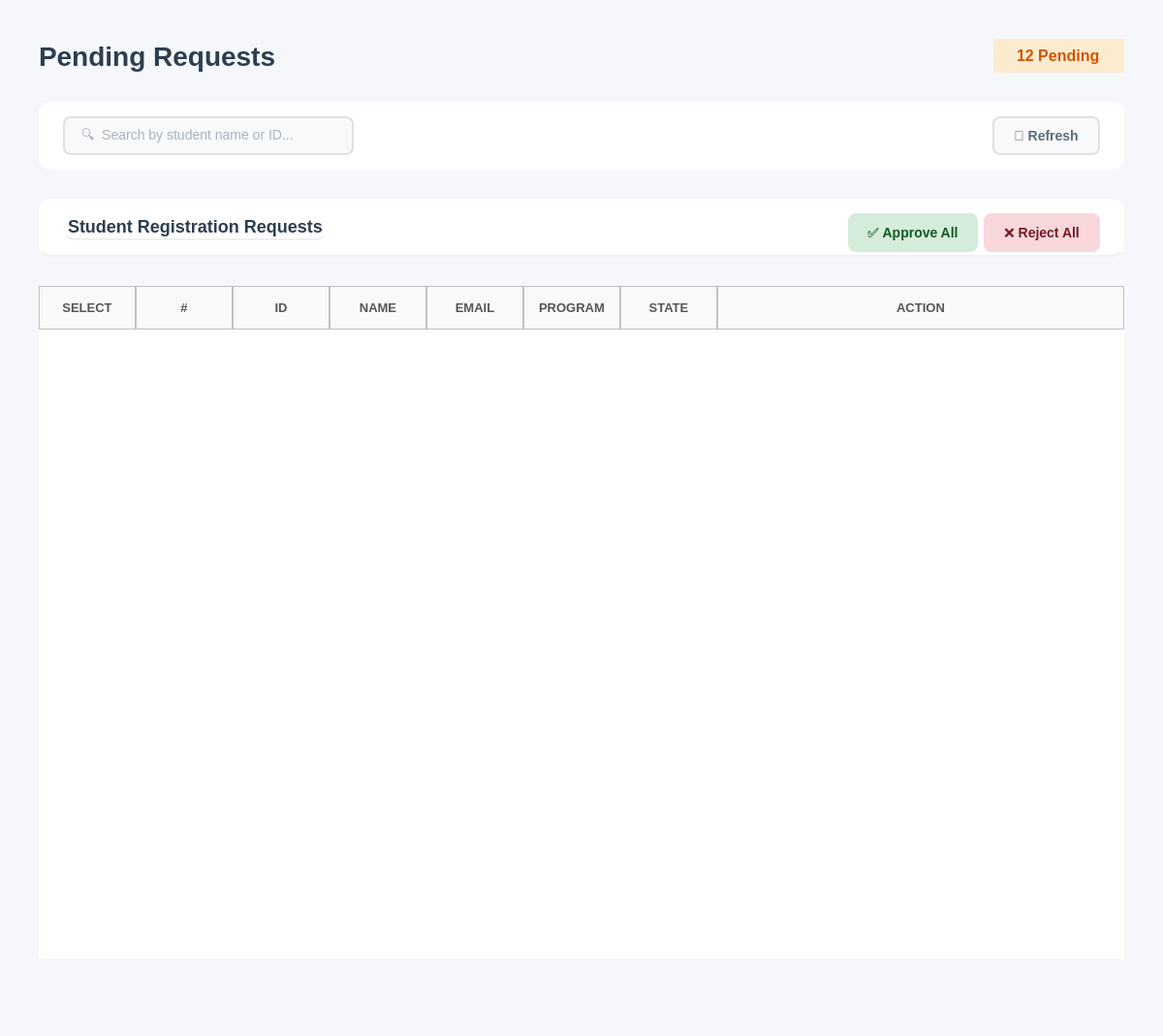
<?xml version="1.0" encoding="UTF-8"?>
<ui version="4.0">
 <class>PendingRequestsWidget</class>
 <widget class="QWidget" name="PendingRequestsWidget">
  <property name="geometry">
   <rect>
    <x>0</x>
    <y>0</y>
    <width>1200</width>
    <height>1069</height>
   </rect>
  </property>
  <property name="windowTitle">
   <string>Pending Requests</string>
  </property>
  <property name="styleSheet">
   <string notr="true">background-color: #f5f7fa;</string>
  </property>
  <layout class="QVBoxLayout" name="mainLayout">
   <property name="spacing">
    <number>30</number>
   </property>
   <property name="leftMargin">
    <number>40</number>
   </property>
   <property name="topMargin">
    <number>40</number>
   </property>
   <property name="rightMargin">
    <number>40</number>
   </property>
   <property name="bottomMargin">
    <number>20</number>
   </property>
   <item>
    <layout class="QHBoxLayout" name="headerLayout">
     <item>
      <widget class="QLabel" name="titleLabel">
       <property name="styleSheet">
        <string notr="true">font-size: 28px; font-weight: bold; color: #2c3e50; background: transparent;</string>
       </property>
       <property name="text">
        <string>Pending Requests</string>
       </property>
      </widget>
     </item>
     <item>
      <spacer name="headerSpacer">
       <property name="orientation">
        <enum>Qt::Orientation::Horizontal</enum>
       </property>
       <property name="sizeHint" stdset="0">
        <size>
         <width>40</width>
         <height>20</height>
        </size>
       </property>
      </spacer>
     </item>
     <item>
      <widget class="QLabel" name="labelPendingCount">
       <property name="styleSheet">
        <string notr="true">font-size: 16px; color: #d35400; /* dark warm orange text */ font-weight: bold; background-color: #fdebd0; /* light soft orange background */ padding: 8px 20px; border-radius: 20px;</string>
       </property>
       <property name="text">
        <string>12 Pending</string>
       </property>
      </widget>
     </item>
    </layout>
   </item>
   <item>
    <widget class="QFrame" name="filterFrame">
     <property name="minimumSize">
      <size>
       <width>0</width>
       <height>70</height>
      </size>
     </property>
     <property name="maximumSize">
      <size>
       <width>16777215</width>
       <height>70</height>
      </size>
     </property>
     <property name="styleSheet">
      <string notr="true">background-color: white; border-radius: 12px;</string>
     </property>
     <property name="frameShape">
      <enum>QFrame::Shape::StyledPanel</enum>
     </property>
     <layout class="QHBoxLayout" name="filterLayout">
      <property name="leftMargin">
       <number>25</number>
      </property>
      <property name="topMargin">
       <number>15</number>
      </property>
      <property name="rightMargin">
       <number>25</number>
      </property>
      <property name="bottomMargin">
       <number>15</number>
      </property>
      <item>
       <widget class="QLineEdit" name="lineEditSearch">
        <property name="minimumSize">
         <size>
          <width>300</width>
          <height>40</height>
         </size>
        </property>
        <property name="maximumSize">
         <size>
          <width>200</width>
          <height>16777215</height>
         </size>
        </property>
        <property name="styleSheet">
         <string notr="true">QLineEdit {
    padding: 10px 15px;
    border: 2px solid #e0e0e0;
    border-radius: 8px;
    font-size: 14px;
    background-color: #f8f9fa;   /* light neutral background */
    color: #5a6c7d;             /* text color similar to buttons */
}

QLineEdit:focus {
    border-color: #f5576c;       /* accent border on focus */
    background-color: #ffffff;   /* slightly lighter when active */
}

QLineEdit:disabled {
    background-color: #ededed;   /* washed-out grey */
    color: #a1a8b3;             /* faded text */
}
</string>
        </property>
        <property name="placeholderText">
         <string>🔍  Search by student name or ID...</string>
        </property>
       </widget>
      </item>
      <item>
       <spacer name="filterSpacer">
        <property name="orientation">
         <enum>Qt::Orientation::Horizontal</enum>
        </property>
        <property name="sizeHint" stdset="0">
         <size>
          <width>40</width>
          <height>20</height>
         </size>
        </property>
       </spacer>
      </item>
      <item>
       <widget class="QPushButton" name="btnRefresh">
        <property name="minimumSize">
         <size>
          <width>100</width>
          <height>40</height>
         </size>
        </property>
        <property name="cursor">
         <cursorShape>PointingHandCursor</cursorShape>
        </property>
        <property name="styleSheet">
         <string notr="true">QPushButton {
    background-color: #f8f9fa;
    color: #5a6c7d;
    border: 2px solid #e0e0e0;
    border-radius: 8px;
    font-size: 14px;
    font-weight: bold;
    padding: 10px 20px;
}

QPushButton:hover {
    border-color: #f5576c;
    color: #f5576c;
}

QPushButton:pressed {
    background-color: #e0e0e0; /* darker grey for pressed feedback */
    border-color: #f5576c;
    color: #f5576c;
}</string>
        </property>
        <property name="text">
         <string>🔄 Refresh</string>
        </property>
       </widget>
      </item>
     </layout>
    </widget>
   </item>
   <item>
    <widget class="QFrame" name="tableFrame">
     <property name="styleSheet">
      <string notr="true">background-color: white; border-radius: 12px;</string>
     </property>
     <property name="frameShape">
      <enum>QFrame::Shape::StyledPanel</enum>
     </property>
     <layout class="QVBoxLayout" name="tableMainLayout">
      <property name="spacing">
       <number>0</number>
      </property>
      <property name="leftMargin">
       <number>0</number>
      </property>
      <property name="topMargin">
       <number>0</number>
      </property>
      <property name="rightMargin">
       <number>0</number>
      </property>
      <property name="bottomMargin">
       <number>0</number>
      </property>
      <item>
       <widget class="QFrame" name="tableHeader">
        <property name="minimumSize">
         <size>
          <width>0</width>
          <height>60</height>
         </size>
        </property>
        <property name="maximumSize">
         <size>
          <width>16777215</width>
          <height>60</height>
         </size>
        </property>
        <property name="styleSheet">
         <string notr="true">background: transparent; border-bottom: 2px solid #f0f0f0;</string>
        </property>
        <property name="frameShape">
         <enum>QFrame::Shape::StyledPanel</enum>
        </property>
        <layout class="QHBoxLayout" name="tableHeaderLayout">
         <property name="leftMargin">
          <number>25</number>
         </property>
         <property name="topMargin">
          <number>15</number>
         </property>
         <property name="rightMargin">
          <number>25</number>
         </property>
         <property name="bottomMargin">
          <number>15</number>
         </property>
         <item>
          <widget class="QLabel" name="tableTitle">
           <property name="styleSheet">
            <string notr="true">font-size: 18px; font-weight: bold; color: #2c3e50; background: transparent;</string>
           </property>
           <property name="text">
            <string>Student Registration Requests</string>
           </property>
          </widget>
         </item>
         <item>
          <spacer name="tableHeaderSpacer">
           <property name="orientation">
            <enum>Qt::Orientation::Horizontal</enum>
           </property>
           <property name="sizeHint" stdset="0">
            <size>
             <width>40</width>
             <height>20</height>
            </size>
           </property>
          </spacer>
         </item>
         <item>
          <widget class="QPushButton" name="btnApproveAll">
           <property name="enabled">
            <bool>true</bool>
           </property>
           <property name="minimumSize">
            <size>
             <width>120</width>
             <height>40</height>
            </size>
           </property>
           <property name="cursor">
            <cursorShape>PointingHandCursor</cursorShape>
           </property>
           <property name="styleSheet">
            <string notr="true">/* ---- Approve Button ---- */
QPushButton {
    background-color: #d4edda;
    color: #155724;
    border: none;
    border-radius: 8px;
    font-size: 14px;
    font-weight: bold;
    padding: 10px 20px;
}
QPushButton:hover {
    background-color: #28a745;
    color: white;
}
QPushButton:pressed {
    background-color: #1e7e34;  /* slightly darker for pressed feedback */
}
QPushButton:disabled {
    background-color: #c1d9c3; /* more washed-out green */
    color: #7a8b7a;
}</string>
           </property>
           <property name="text">
            <string>✅ Approve All</string>
           </property>
          </widget>
         </item>
         <item>
          <widget class="QPushButton" name="btnRejectAll">
           <property name="enabled">
            <bool>true</bool>
           </property>
           <property name="minimumSize">
            <size>
             <width>120</width>
             <height>40</height>
            </size>
           </property>
           <property name="cursor">
            <cursorShape>PointingHandCursor</cursorShape>
           </property>
           <property name="styleSheet">
            <string notr="true">/* ---- Reject Button ---- */
QPushButton {
    background-color: #f8d7da;
    color: #721c24;
    border: none;
    border-radius: 8px;
    font-size: 14px;
    font-weight: bold;
    padding: 10px 20px;
}
QPushButton:hover {
    background-color: #c82333;
    color: white;
}
QPushButton:pressed {
    background-color: #a71d2a;  /* slightly darker for pressed feedback */
}
QPushButton:disabled {
    background-color: #d7bcbc; /* more washed-out red */
    color: #5e3b3e;
}</string>
           </property>
           <property name="text">
            <string>❌ Reject All</string>
           </property>
          </widget>
         </item>
        </layout>
       </widget>
      </item>
     </layout>
    </widget>
   </item>
   <item>
    <widget class="QTableWidget" name="tableRequests">
     <property name="minimumSize">
      <size>
       <width>0</width>
       <height>300</height>
      </size>
     </property>
     <property name="styleSheet">
      <string notr="true">QTableWidget {
    border: none;
    background-color: white;
    gridline-color: #e5e5e5;      /* slightly darker for visibility */
    color: #222222;               /* matches QLineEdit text color */
    font-size: 14px;
}

QTableWidget::item {
    padding: 14px;
    border: none;
    color: #222222;               /* consistent text color */
}

QTableWidget::item:selected {
    background-color: #fcebed;  /* soft pink selection */
    color: #222222;             /* keep text readable */
}

QHeaderView::section {
    background-color: #f8f9fa;
    padding: 12px;
	border: 1px solid #c1c1c1; 
    font-size: 13px;
    color: #555555;               /* similar to readOnly QLineEdit text */
    font-weight: bold;
}
QTableWidget::item:focus {
    outline: none;
    border: none;
}
/* Removes weird selection rectangle */
QTableWidget::item:focus {
    outline: none;
    border: none;
}
QTableWidget::indicator {
    width: 18px;
    height: 18px;
}

QTableWidget::indicator:unchecked {
    border: 1px solid #b8b8b8;      /* soft grey border */
    background-color: #f8f8f8;      /* very light grey */
    border-radius: 3px;             /* slightly rounded */
}

QTableWidget::indicator:checked {
    border: 1px solid #5a5a5a;      /* darker grey when selected */
    background-color: #6c6c6c;      /* washed-out grey instead of harsh green */
    image: url(&quot;&quot;);                 /* remove default checkmark */
    border-radius: 3px;
}

QTableWidget::indicator:checked:hover,
QTableWidget::indicator:unchecked:hover {
    border-color: #3a3a3a;
}

QTableWidget::indicator:checked::after {
    content: &quot;&quot;;
    image: url(&quot;&quot;); /* no default checkmark */
}</string>
     </property>
     <property name="editTriggers">
      <set>QAbstractItemView::EditTrigger::NoEditTriggers</set>
     </property>
     <property name="alternatingRowColors">
      <bool>true</bool>
     </property>
     <property name="selectionMode">
      <enum>QAbstractItemView::SelectionMode::ContiguousSelection</enum>
     </property>
     <property name="cornerButtonEnabled">
      <bool>true</bool>
     </property>
     <attribute name="horizontalHeaderStretchLastSection">
      <bool>true</bool>
     </attribute>
     <attribute name="verticalHeaderVisible">
      <bool>false</bool>
     </attribute>
     <attribute name="verticalHeaderCascadingSectionResizes">
      <bool>true</bool>
     </attribute>
     <column>
      <property name="text">
       <string>SELECT</string>
      </property>
     </column>
     <column>
      <property name="text">
       <string>#</string>
      </property>
     </column>
     <column>
      <property name="text">
       <string>ID</string>
      </property>
     </column>
     <column>
      <property name="text">
       <string>NAME</string>
      </property>
     </column>
     <column>
      <property name="text">
       <string>EMAIL</string>
      </property>
     </column>
     <column>
      <property name="text">
       <string>PROGRAM</string>
      </property>
     </column>
     <column>
      <property name="text">
       <string>STATE</string>
      </property>
     </column>
     <column>
      <property name="text">
       <string>ACTION</string>
      </property>
     </column>
    </widget>
   </item>
   <item>
    <spacer name="verticalSpacer">
     <property name="orientation">
      <enum>Qt::Orientation::Vertical</enum>
     </property>
     <property name="sizeType">
      <enum>QSizePolicy::Policy::Maximum</enum>
     </property>
     <property name="sizeHint" stdset="0">
      <size>
       <width>20</width>
       <height>60</height>
      </size>
     </property>
    </spacer>
   </item>
  </layout>
 </widget>
 <resources/>
 <connections/>
</ui>
